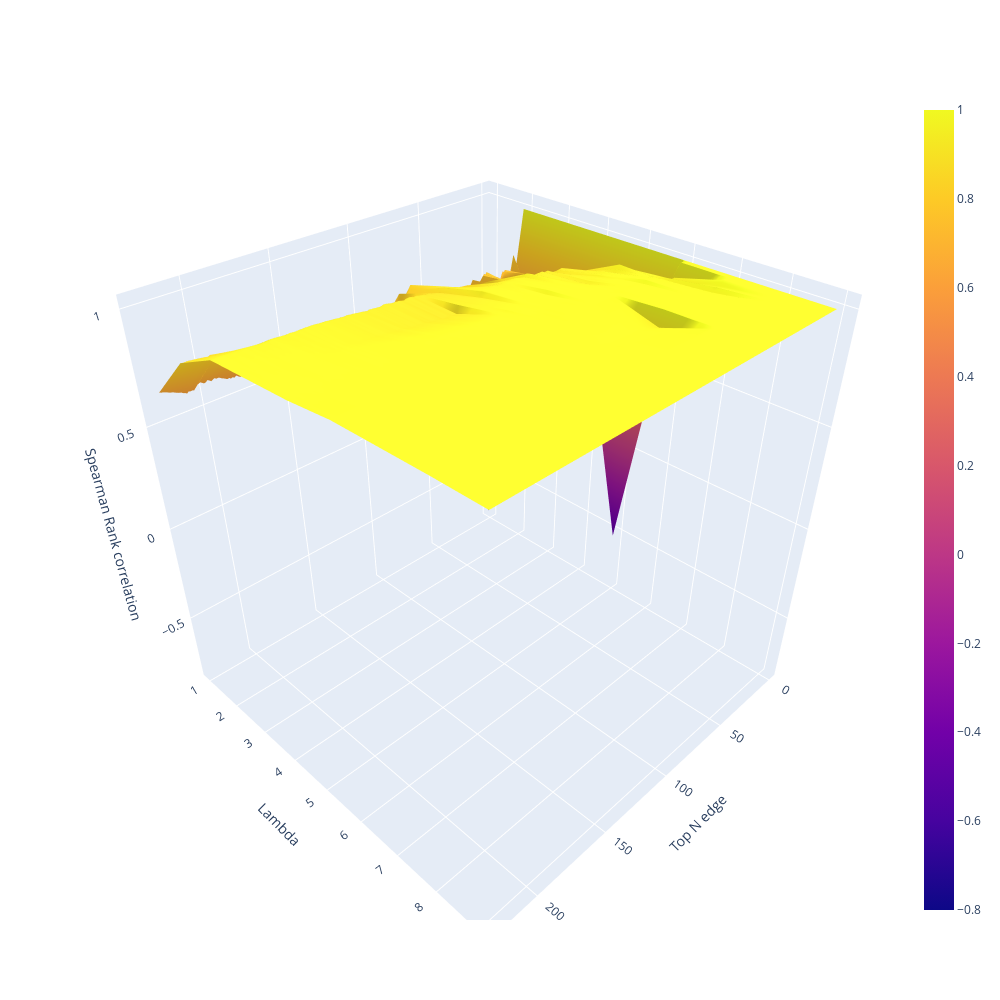

Notebook code for this chart:
### Code cell
import plotly.graph_objects as go
import pandas as pd
import numpy as np
import random

z = np.array(spearman_values)
z = z
#z[3] += 0.1
"""
z = np.where(z < 1.0, z, 1.0)
z[2] = z[1]+random.uniform(0.03, 0.08)
z[3] = z[1]+random.uniform(0.03, 0.08)
z[4] = z[1]+random.uniform(0.05, 0.09)
z[6] = z[7]-random.uniform(0.05, 0.09)
z[8] = z[7]+random.uniform(0.01, 0.06)
z[9] = z[7]+random.uniform(0.03, 0.08)
z[10] = z[7]+random.uniform(0.05, 0.09)
"""

sh_0, sh_1 = z.shape
y, x = [i+1 for i in range(sh_0)], [i+1 for i in range(sh_1)]
fig = go.Figure(data=[go.Surface(z=z, x=x, y=y)])
#fig.update_layout(margin=dict(l=65, r=50, b=65, t=90))
fig.update_layout(width=1000, height=1000, scene = dict(
                    xaxis_title='Top N edge',
                    yaxis_title='Lambda',
                    zaxis_title='Spearman Rank correlation'),
                    )
fig.show()

### Figure 1 — Plotly figure (JSON) as saved in the notebook; plotly's stock layout.template omitted (floating-point values rounded to 4 significant figures; data arrays with more than 128 entries replaced by an {"elided": "..."} marker saying what was removed)
{"data": [{"type": "surface", "x": {"elided": "225 int values"}, "y": [1, 2, 3, 4, 5, 6, 7, 8, 9], "z": {"elided": "9x225 float values"}}], "layout": {"height": 1000, "scene": {"xaxis": {"title": {"text": "Top N edge"}}, "yaxis": {"title": {"text": "Lambda"}}, "zaxis": {"title": {"text": "Spearman Rank correlation"}}}, "width": 1000}}
